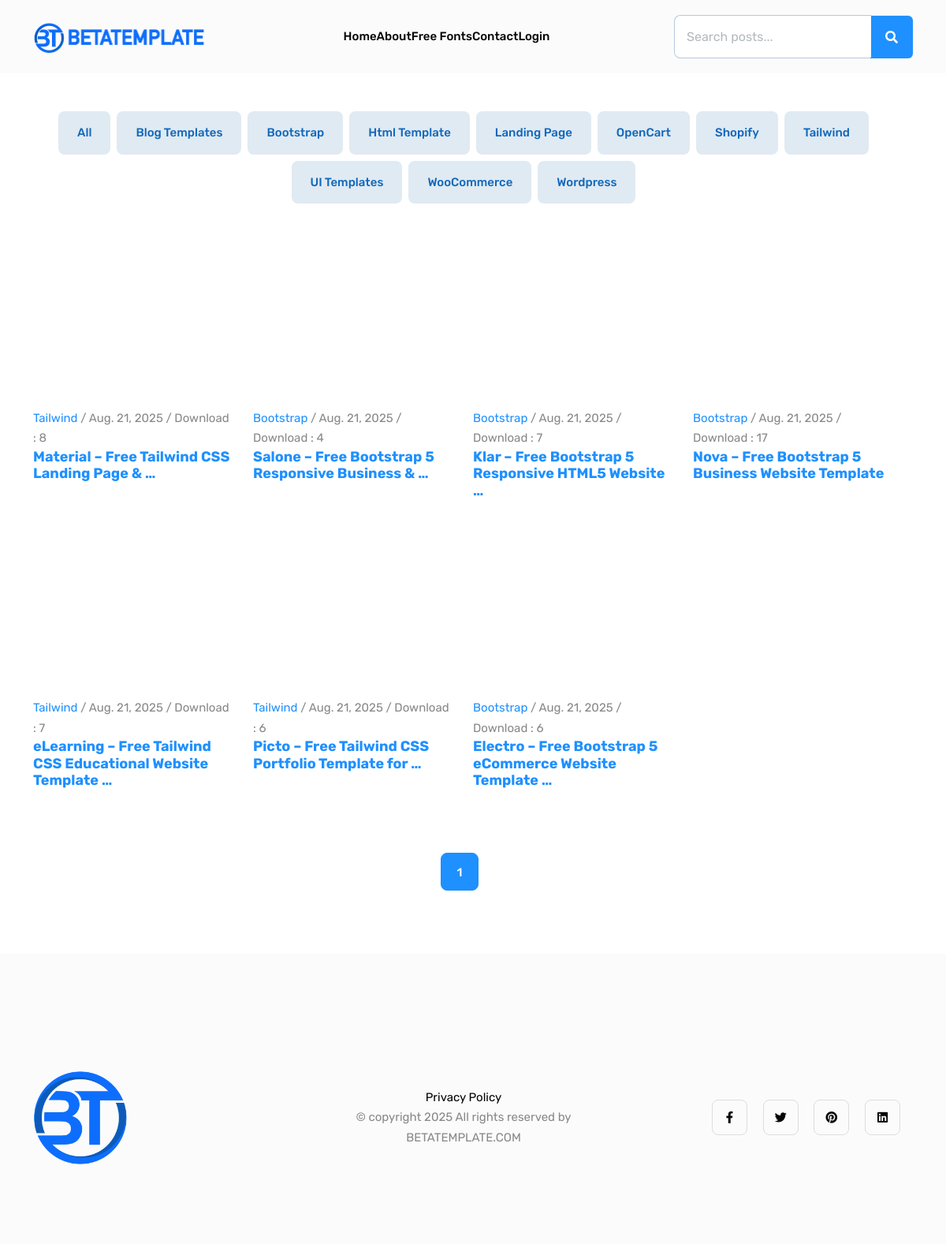
Before: / with the older database file.
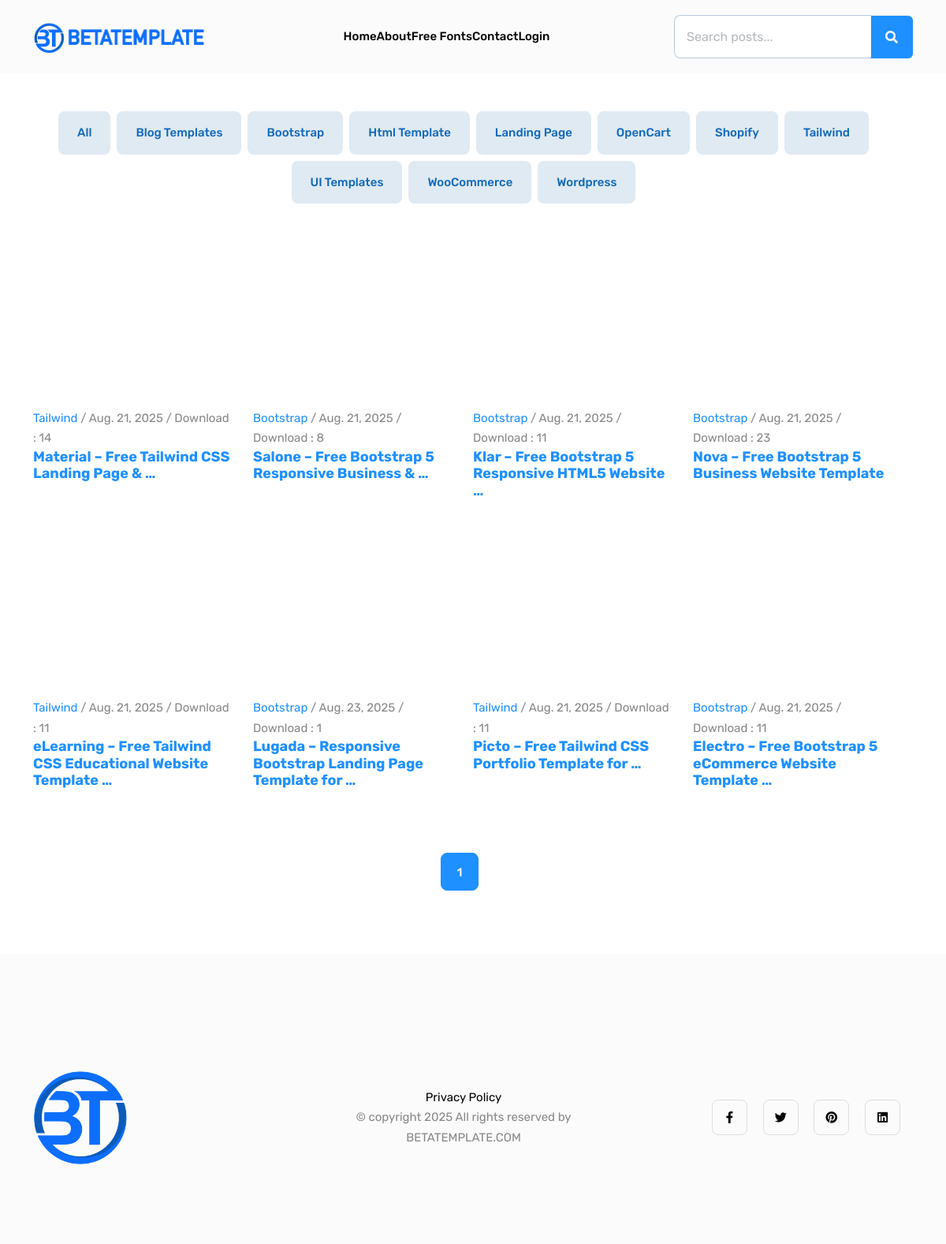
After: the same page with the newer database file.
### api/models.py (models this page shows, shortened)
class Category(models.Model):
    name = models.CharField(max_length=100, unique=True)
    slug = models.SlugField(unique=True, blank=True)
    class Meta:
        verbose_name_plural = "Categories"
    def get_absolute_url(self):
        return reverse("category_posts", kwargs={"slug": self.slug})

class Post(models.Model):
    title = models.CharField(max_length=200)
    slug = models.SlugField(unique=True, blank=True)
    content = RichTextField()
    created_at = models.DateTimeField(auto_now_add=True)
    published = models.BooleanField(default=True)
    updated_at = models.DateTimeField(auto_now=True)
    views = models.PositiveIntegerField(default=0)
    tags = TaggableManager()
    image = models.ImageField(upload_to='post_images/', blank=True, null=True)
    author = models.ForeignKey(User, on_delete=models.CASCADE, related_name='posts')
    category = models.ForeignKey(Category, on_delete=models.CASCADE, related_name='posts')
    image_1 = models.ImageField(upload_to='post_images/', blank=True, null=True)
    image_2 = models.ImageField(upload_to='post_images/', blank=True, null=True)
    affiliate_link_1 = models.ForeignKey(
        'AffiliateLink',   # use string if AffiliateLink is defined later or in another app
        on_delete=models.SET_NULL,
        blank=True,
        null=True,
        related_name="posts_link_1"
    )
    affiliate_link_2 = models.ForeignKey(
        'AffiliateLink',   # use string if AffiliateLink is defined later or in another app
        on_delete=models.SET_NULL,
        blank=True,
        null=True,
        related_name="posts_link_2"
    )
    affiliate_link_3 = models.ForeignKey(
        'AffiliateLink',   # use string if AffiliateLink is defined later or in another app
        on_delete=models.SET_NULL,
        blank=True,
        null=True,
        related_name="posts_link_3"
    )
    affiliate_link_4 = models.ForeignKey(
        'AffiliateLink',   # use string if AffiliateLink is defined later or in another app
        on_delete=models.SET_NULL,
        blank=True,
        null=True,
        related_name="posts_link_4"
    )
    affiliate_link_5 = models.ForeignKey(
        'AffiliateLink',   # use string if AffiliateLink is defined later or in another app
        on_delete=models.SET_NULL,
        blank=True,
        null=True,
        related_name="posts_link_5"
    )
    download = models.CharField(max_length=200, blank=True, null=True)
    excerpt = models.TextField(blank=True, null=True)
    def get_absolute_url(self):
        return reverse("post_detail", kwargs={"slug": self.slug})
    def excerpt(self):
        return self.content[:150] + "..."

### api/views.py (the view)
# urls.py: path('', views.post_list, name='post_list'),
def post_list(request):
    posts = Post.objects.all().order_by('?')
    paginator = Paginator(posts, 24)
    page_number = request.GET.get('page')
    page_obj = paginator.get_page(page_number)
    categories = Category.objects.annotate(post_count=Count('posts'))
    if request.headers.get('x-requested-with') == 'XMLHttpRequest':
        return render(request, "_post_list.html", {
            "page_obj": page_obj,
            "categories": categories,
        })
    return render(request, "post_list.html", {
        "page_obj": page_obj,
        "categories": categories,
    })

### api/templates/post_list.html (shortened to what this page needs)
{% extends 'base.html' %}
{% block content %}
<section class="my-5">
	<div class="container">
		<div class="row">
			<div class="col-lg-12">
				<div class="me-lg-4">
                    <div class="col-12">
                        <ul class="pagination flex-wrap justify-content-center gap-2 p-0 m-0">
                          <li class="list-unstyled">
                            <a href="{% url 'post_list' %}" class="btn btn-outline-primary px-4 py-3 rounded">
                              All
                            </a>
                          </li>
                          {% for cat in categories %}
                            <li class="list-unstyled">
                              <a href="{{ cat.get_absolute_url }}" class="btn btn-outline-primary px-4 py-3 rounded">
                                {{ cat.name }}
                              </a>
                            </li>
                          {% empty %}
                            <li>No categories available.</li>
                          {% endfor %}
                        </ul>
                      </div>
					<div class="row gy-5 my-3">
            {% for post in page_obj %}
						<div class="col-md-3" data-aos="fade">
							<article class="blog-post">
								<div class="post-slider slider-sm rounded">
                  {% if post.image and post.image.url %}
									<a href="{{ post.get_absolute_url }}"><img loading="lazy" decoding="async" src="{{ post.image.url }}" alt="Post Thumbnail"></a>
                  {% endif %}
								</div>
								<div class="pt-2">
                  <span><a href="{{ post.category.get_absolute_url }}">{{ post.category.name }}</a> / {{post.created_at.date}} / Download : {{ post.views }}</span>
									<h5 class="h5"><a href="{{ post.get_absolute_url }}">{{ post.title|truncatewords:8 }}</a></h5>
								</div>
							</article>
						</div>
            {% endfor %}
						<div class="col-12">
							<nav class="mt-4">
                <nav aria-label="Page navigation">
                  <ul class="pagination justify-content-center">
                    {% for num in page_obj.paginator.page_range %}
                      {% if num == 1 or num == page_obj.paginator.num_pages or num >= page_obj.number|add:'-1' and num <= page_obj.number|add:'1' %}
                        {% if num == page_obj.number %}
                          <li class="page-item active">
                            <span class="page-link btn btn-outline-primary text-white">{{ num }}</span>
                          </li>
                        {% else %}
                          <li class="page-item">
                            <a class="page-link" href="?page={{ num }}">{{ num }}</a>
                          </li>
                        {% endif %}
                      {% elif num == 2 and page_obj.number > 4 %}
                        <li class="page-item disabled"><span class="page-link">...</span></li>
                      {% elif num == page_obj.paginator.num_pages|add:'-1' and page_obj.number < page_obj.paginator.num_pages|add:'-3' %}
                        <li class="page-item disabled"><span class="page-link">...</span></li>
                      {% endif %}
                    {% endfor %}
                  </ul>
                </nav>
							</nav>
						</div>
					</div>
				</div>
			</div>
		</div>
	</div>
</section>
{% endblock %}

### api/templates/base.html (shortened to what this page needs)
{% load static %}
<!DOCTYPE html>
<html lang="en-us">
<head>
	<link rel="stylesheet" href="{%static 'plugins/slick/slick.css'%}">
	<link rel="stylesheet" href="{%static 'plugins/font-awesome/fontawesome.min.css'%}">
	<link rel="stylesheet" href="{%static 'plugins/font-awesome/brands.css'%}">
	<link rel="stylesheet" href="{%static 'plugins/font-awesome/solid.css'%}">
	<link rel="stylesheet" href="{%static 'css/style.css'%}">
	<link href="https://cdn.jsdelivr.net/npm/bootstrap-icons@1.10.5/font/bootstrap-icons.css" rel="stylesheet">
</head>
<body>
<header class="navigation bg-tertiary">
	<nav class="navbar navbar-expand-xl navbar-light text-center py-3">
		<div class="container">
			<a class="navbar-brand" href="{% url 'post_list' %}">
				<img loading="prelaod" decoding="async" class="img-fluid" width="220" src="{%static 'images/headlogo.png'%}" alt="betatemplate.com">
			</a>
			<div class="collapse navbar-collapse" id="navbarSupportedContent">
				<ul class="navbar-nav mx-auto mb-2 mb-lg-0">
                    {% if user.is_authenticated %}
                    <li class="nav-item"> <a class="nav-link" href="{% url 'post_list' %}">Home</a></li>
					<li class="nav-item"> <a class="nav-link" href="{% url 'post_create' %}">Add Posts</a></li>
					<li class="nav-item"> <a class="nav-link" href="{% url 'category_add' %}">Add Categories</a></li>
					<li class="nav-item"> <a class="nav-link" href="{% url 'upload_zip' %}">Upload</a></li>
					<li class="nav-item"> <a class="nav-link" href="{% url 'affiliate_link_create' %}">Affiliate</a></li>
					<li class="nav-item"> <a class="nav-link" href="{% url 'service_create_and_list' %}">Servies</a></li>
					<li class="nav-item dropdown"> <a class="nav-link dropdown-toggle" href="#" id="navbarDropdown" role="button" data-bs-toggle="dropdown" aria-expanded="false">
						Profile
					</a>
						<ul class="dropdown-menu" aria-labelledby="navbarDropdown">
							<li><a class="dropdown-item " href="{% url 'profile_detail' user.username %}">View Profile</a>
							</li>
							<li><a class="dropdown-item " href="{% url 'edit_profile' %}">Edit Profile</a></li>
							<li><a class="dropdown-item " href="{% url 'logout' %}">Logout</a></li>
						</ul>
					</li>
                    {% else %}
					<li class="nav-item"> <a class="nav-link" href="{% url 'post_list' %}">Home</a>
					</li>
					<li class="nav-item "> <a class="nav-link" href="{% url 'about' %}">About</a>
					</li>
					<li class="nav-item "> <a class="nav-link" href="https://betatips.com/category/fonts/">Free Fonts</a>
					</li>
					<li class="nav-item "> <a class="nav-link" href="{% url 'contact' %}">Contact</a>
					</li>
                    <li class="nav-item "> <a class="nav-link" href="{% url 'login' %}">Login</a>
					</li>
				</ul>
                <div class="">
                    <form method="get" action="{% url 'post_search' %}" target="_blank">
                        <div class="input-group newsletter-form">
                            <input type="text" class="form-control shadow-none bg-white border-end-0" name="q" placeholder="Search posts..." value="{{ request.GET.q }}"> <span class="input-group-text border-0 p-0">
                <button class="input-group-text border-0 bg-primary" type="submit" name="subscribe"
                  aria-label="Subscribe for Newsletter"><i class="fas fa-search"></i></button>
              	</span>
                        </div>
                    </form>
                </div>
                {% endif %}
			</div>
		</div>
	</nav>
</header>
{% block content %}
{% endblock %}
<footer class="section-sm bg-tertiary">
	<div class="container">
		<div class="row align-items-center mt-5 text-center text-md-start">
			<div class="col-lg-4">
        <a href="index.html">
          <img loading="prelaod" decoding="async" class="img-fluid" width="120" src="{%static 'images/blank-logo.png'%}" alt="betatemplate.com">
        </a>
			</div>
			<div class="col-lg-4 col-md-6 mt-4 mt-lg-0">
				<ul class="list-unstyled list-inline mb-0 text-lg-center">
					<li class="list-inline-item me-4"><a class="text-black" href="{% url 'privacy' %}">Privacy Policy</a>
					</li>
					<li class="list-inline-item me-4">© copyright 2025 All rights reserved by BETATEMPLATE.COM
					</li>
				</ul>
			</div>
			<div class="col-lg-4 col-md-6 text-md-end mt-4 mt-md-0">
				<ul class="list-unstyled list-inline mb-0 social-icons">
					<li class="list-inline-item me-3"><a title="Explorer Facebook Profile" class="text-black" href="https://web.facebook.com/profile.php?id=61578686743459"><i class="fab fa-facebook-f"></i></a>
					</li>
					<li class="list-inline-item me-3"><a title="Explorer Twitter Profile" class="text-black" href="https://x.com/BetatipsInfo"><i class="fab fa-twitter"></i></a>
					</li>
					<li class="list-inline-item me-3"><a title="Explorer Pinterest Profile" class="text-black" href="https://www.pinterest.com/betatipsinfo/"><i class="fab fa-pinterest"></i></a>
					</li>
					<li class="list-inline-item me-3"><a title="Explorer LinkedIn Profile" class="text-black" href="https://www.linkedin.com/in/beta-tips-847197378/"><i class="fab fa-linkedin"></i></a>
					</li>
				</ul>
			</div>
		</div>
	</div>
</footer>
</body>
</html>

Changed rows visible on the page:
changed Post "Material – Free Tailwind CSS Landing Page & …": views "8" → "14"
changed Post "Salone – Free Bootstrap 5 Responsive Business & …": views "4" → "8"
changed Post "Klar – Free Bootstrap 5 Responsive HTML5 Website …": views "7" → "11"
changed Post "Nova – Free Bootstrap 5 Business Website Template": views "17" → "23"
changed Post "eLearning – Free Tailwind CSS Educational Website Template …": views "7" → "11"
added Post: image (picture), category.name "Bootstrap", created_at "Aug. 23, 2025", views "1", title "Lugada – Responsive Bootstrap Landing Page Template for …"
changed Post "Picto – Free Tailwind CSS Portfolio Template for …": views "6" → "11"
changed Post "Electro – Free Bootstrap 5 eCommerce Website Template …": views "6" → "11"
